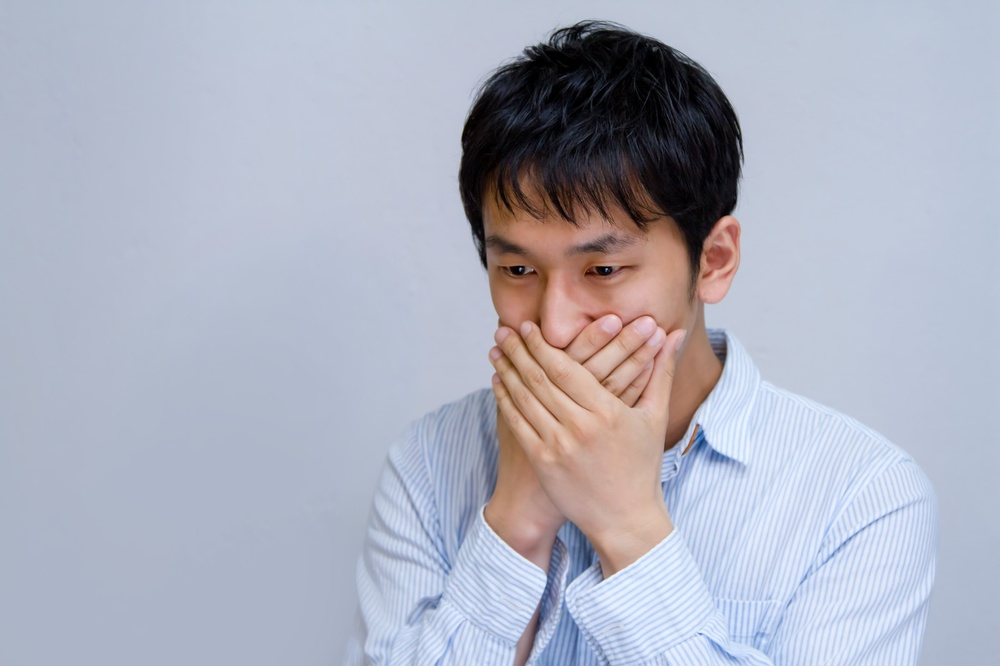
%> input picture my_image/TAN_uwanensyuhikusugi_TP_V.jpg, 1000 x 666 px, shrunk from 1600 x 1066 before the run
$ octave kadai9.m   (GNU Octave 9; MATLAB toolbox functions it lacks are replaced by stand-ins)
%> lines starting %> are read from the running program, lines starting %| are printed output that depends on the picture
% 課題９ メディアンフィルタと先鋭化
% メディアンフィルターを適用し，ノイズ除去を体験せよ．
% 各自，Lenna以外の画像を用いよ．
% 例

ORG = imread('TAN_uwanensyuhikusugi_TP_V.jpg'); % 画像の読み込み
%> ORG is the input picture: size 666x1000x3 uint8; mean R, G, B 173.4, 176.3, 190.8
ORG = rgb2gray(ORG); % 白黒濃淡画像に変換
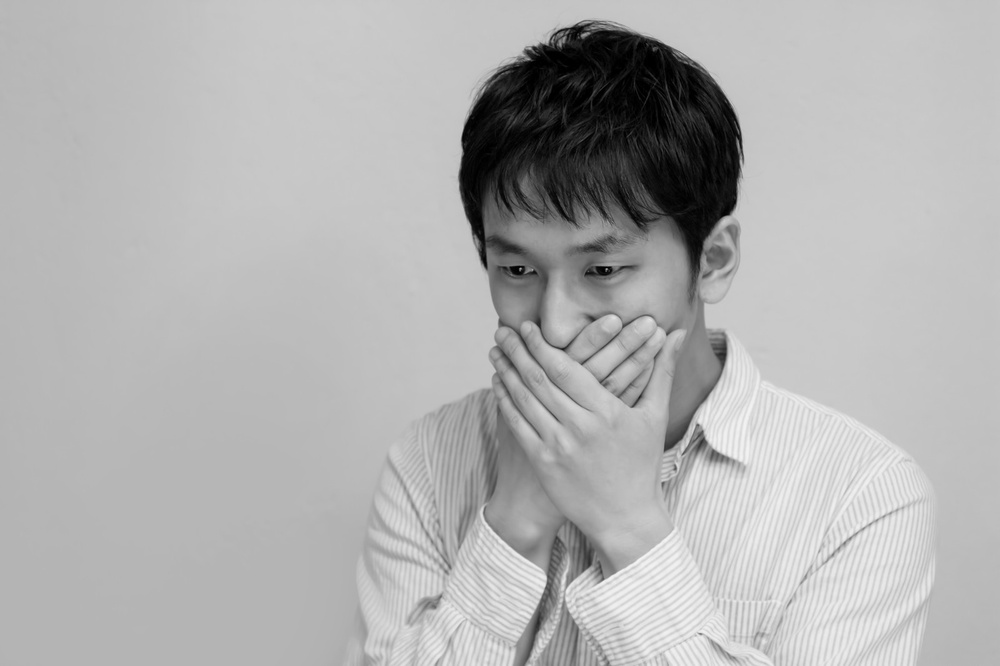
%> ORG: size 666x1000 uint8; min 0, max 246, mean 177.1
imagesc(ORG); colormap(gray); colorbar; % 画像の表示
pause;
ORG = imnoise(ORG,'salt & pepper',0.02); % ノイズ添付
imagesc(ORG); colormap(gray); colorbar; % 画像の表示
pause;
IMG = filter2(fspecial('average',3),ORG); % 平滑化フィルタで雑音除去
imagesc(IMG); colormap(gray); colorbar; % 画像の表示
pause;
IMG = medfilt2(ORG,[3 3]); % メディアンフィルタで雑音除去
%> IMG: size 666x1000 uint8
imagesc(IMG); colormap(gray); colorbar; % 画像の表示
pause;
f=[0,-1,0;-1,5,-1;0,-1,0]; % フィルタの設計
IMG = filter2(f,IMG,'same'); % フィルタの適用
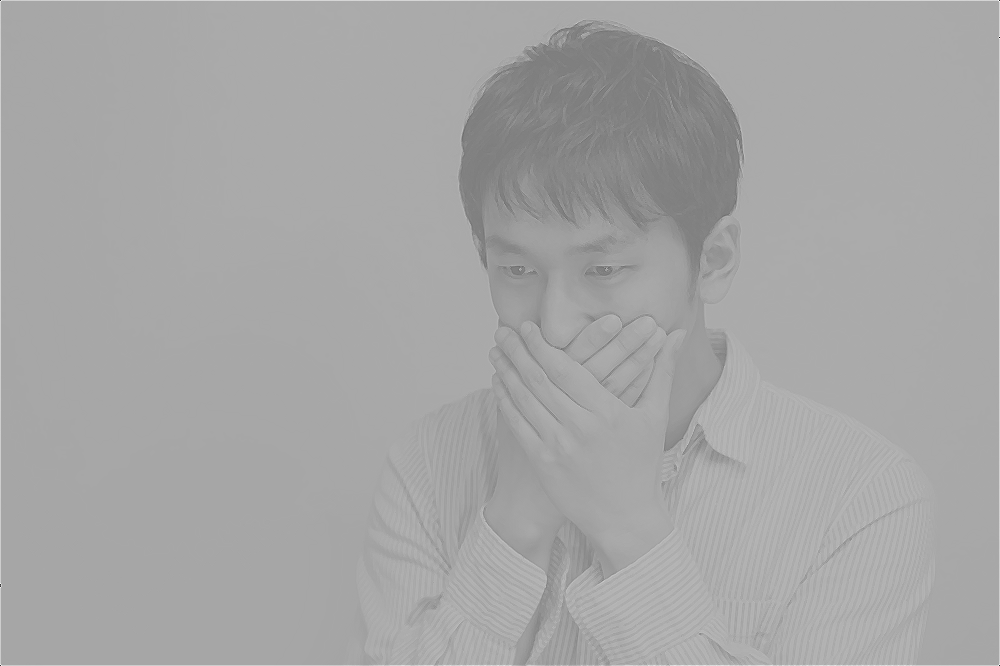
%> IMG: size 666x1000 double; min -588, max 589, mean 178.1; drawn with min black and max white
imagesc(IMG); colormap(gray); colorbar; % 画像の表示
pause;
